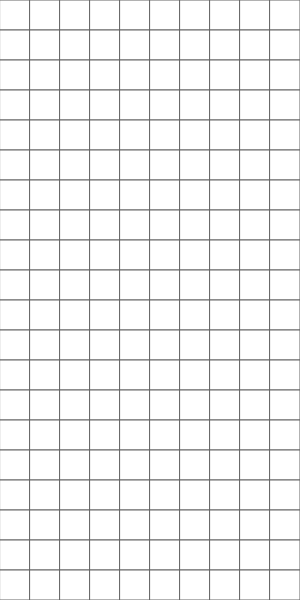
Frame 1 (no input)
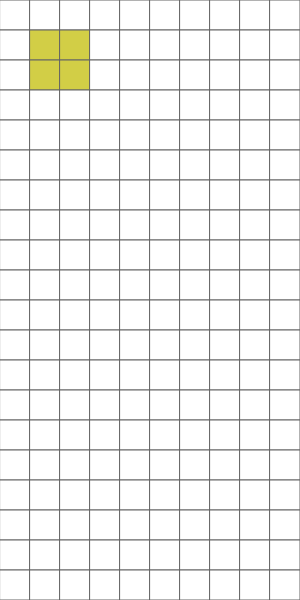
Frame 60 (no input)
Frame 120 (the mouse pressed at the canvas centre since frame 60): identical to frame 60, image omitted

The p5.js sketch that drew these frames (run headless with seeded random() and noise() and a simulated clock; from frame 60 on, the mouse is pressed at the canvas centre):

// p5.js sketch
// ── sketch.js

//Variables globales
let filas=10;
let columnas=20;
let tablero = [];

function setup() {
  createCanvas(300,600);
  //Inicializar tablero - blanco
  for (var i=0;i<filas;i++){
    tablero[i]=[];
    for (var j=0;j<columnas;j++){
      tablero[i].push(255);
    }
  }
}

function draw() {
  background(255,255,210);

  //Imprimir tablero
  for (var i=0;i<filas;i++){
    for (var j=0;j<columnas;j++){
      var x = i*30;
      var y = j*30;
      stroke(100);
      fill(tablero[i][j]);
      rect(x,y,30,30);
    }
  }
  
  p1 = new pieza(1,1,1);
  p1.dibujar();
  
}

class pieza{
  constructor(y,x,ref){

    this.x=x;
    this.y=y;
    this.rot=0;

    //Nombres de las piezas - O I J L S T Z
    //Equivalente en números  1 2 3 4 5 6 7
  
    if (ref==1){
      this.f=2;this.c=2;this.color=color(210, 206, 70);
      this.forma= 
      [ [1,1],
        [1,1]]; 
    }

    if (ref==2){
      this.f=4;this.c=4;this.color=color(51, 204, 255); 
      this.forma=
      [ [0,0,0,0],
        [1,1,1,1],
        [0,0,0,0],
        [0,0,0,0]];
    }

    if (ref==3){
      this.f=3;this.c=3;this.color=color(0, 0, 204);
      this.forma=
      [ [1,0,0],
        [1,1,1],
        [0,0,0]];
    }

    if (ref==4){
      this.f=3;this.c=3;this.color=color(255, 153, 51); 
      this.forma=
      [ [0,0,1],
        [1,1,1],
        [0,0,0]];  
    }

    if (ref==5){
      this.f=3;this.c=3;this.color=color(0, 204, 0);
      this.forma=
      [ [0,1,1],
        [1,1,0],
        [0,0,0]];
    }

    if (ref==6){
      this.f=3;this.c=3;this.color=color(204, 0, 204);
      this.forma=
      [ [0,1,0],
        [1,1,1],
        [0,0,0]];
    }

    if (ref==7){
      this.f=3;this.c=3;this.color=color(255, 0, 0);
      this.forma=
      [ [1,1,0],
        [0,1,1],
        [0,0,0]];
    }
  
  }


  dibujar(){
    for (var i=0;i<this.f;i++){
      for (var j=0;j<this.c;j++){
        if (this.forma[i][j]==1){
          tablero[j+this.x][i+this.y]=this.color;
        }
      }
    }
  }

  rotar(){

  }

  moverderizq(){

  }

  bajar(){

  }

}
